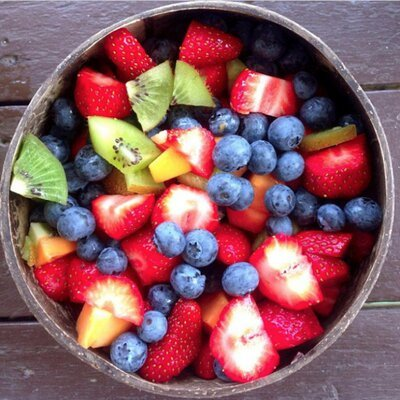
#> input picture CA1/Berries.jpg, 400 x 400 px
$ jupyter execute ca1.ipynb   (shell and % lines are left out)
#> lines starting #> are read from the running program, lines starting #| are printed output that depends on the picture; after the words box and inside, x2 and y2 are one past the last pixel; in counts of white or black regions, pixels touching at a corner belong together
[cell 1]
import cv2

import numpy as np

from matplotlib import pyplot as plt

# Problem 1 (Working with Images)

## (a)
Load an RGB color image and display the RGB image as well as the R, G, and B channels separately. Describe what you observe in each component

[cell 2]
img_filename = "Berries.jpg"
img = cv2.imread(img_filename)
#> img is the input picture: shape (400, 400, 3); mean B, G, R 98.8, 91.5, 136
img_rgb = cv2.cvtColor(img, cv2.COLOR_BGR2RGB)


plt.figure()
plt.imshow(img_rgb)


img_rgb = np.array(img_rgb)
img_r = img_rgb[..., 0]
img_g = img_rgb[..., 1]
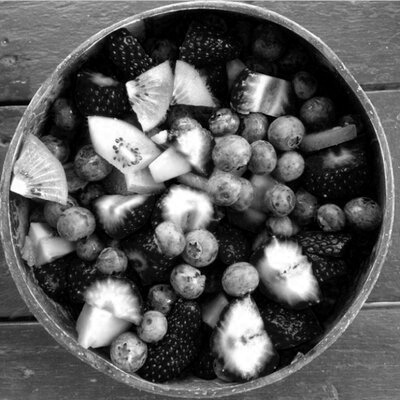
#> img_g: shape (400, 400); min 0, max 255, mean 91.5
img_b = img_rgb[..., 2]
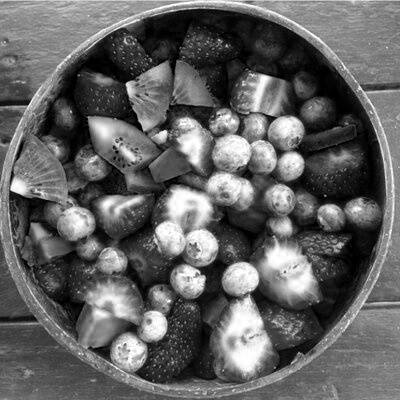
#> img_b: shape (400, 400); min 0, max 255, mean 98.8

plt.figure(figsize=(40, 20))
plt.subplot(1, 3, 1)
plt.imshow(img_r, cmap='gray')
plt.title("Red")

plt.subplot(1, 3, 2)
plt.imshow(img_g, cmap='gray')
plt.title("Green")

plt.subplot(1, 3, 3)
plt.imshow(img_b, cmap='gray')
plt.title("Blue")

plt.show()

#### (a) observations
- In red sub plane, the red part are extremely light, as all strawberries are light.
- In green sub plane, the green part are lighter, the fruit in green are light.
- In blue sub plane, the blue part are lighter, the blueberries are light.

## (b)
Convert the RGB image to the HSV colorspace and display the H, S, and V channels
separately. Describe your observations.

[cell 3]
img_hsv = cv2.cvtColor(img, cv2.COLOR_BGR2HSV)
#> img_hsv: shape (400, 400, 3); mean H, S, V 120, 118.6, 146.1

img_hsv = np.array(img_hsv)
img_h = img_hsv[..., 0]
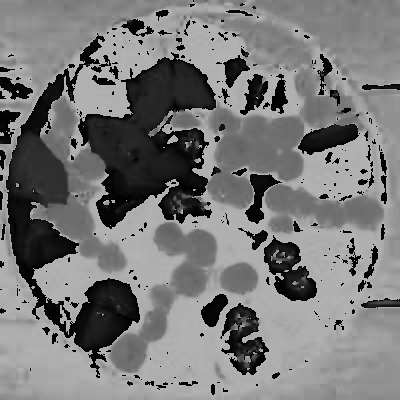
#> img_h: shape (400, 400); min 0, max 179, mean 120
img_s = img_hsv[..., 1]
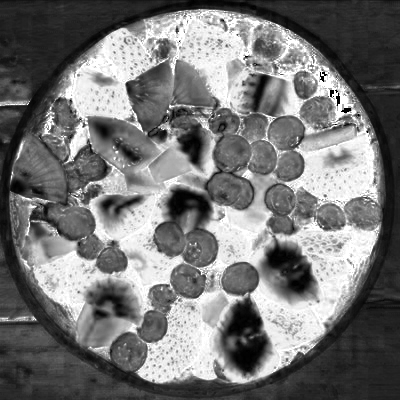
#> img_s: shape (400, 400); min 0, max 255, mean 118.6
img_v = img_hsv[..., 2]
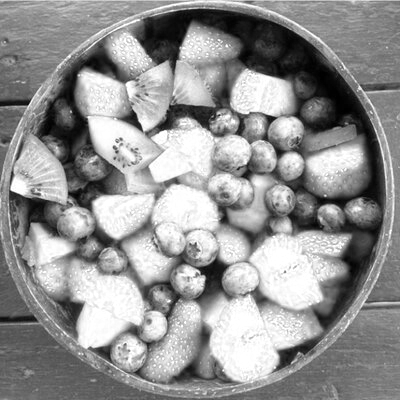
#> img_v: shape (400, 400); min 0, max 255, mean 146.1

plt.figure(figsize=(40, 20))
plt.subplot(1, 3, 1)
plt.imshow(img_h, cmap='gray')
plt.title("Hue")

plt.subplot(1, 3, 2)
plt.imshow(img_s, cmap='gray')
plt.title("Saturation")

plt.subplot(1, 3, 3)
plt.imshow(img_v, cmap='gray')
plt.title("Value")

plt.show()

#### (b) Observations
- In the hue plane, the green part is dark and the red part is light, while the blue part are in between.
- In the saturation plane, the strawberries (red) part is light.
- In the value plane, the image represents the image that was perceivable as a gray image.

## (c)
Detect blue pixels, defined by having a hue in range [110, 130]. Your detected pixels should be in the form of a binary mask. Use this mask to display only the blue pixels of your original image, with the non-blue pixels displayed as black.

[cell 4]
blue_mask = (img_h > 110) & (img_h < 130)
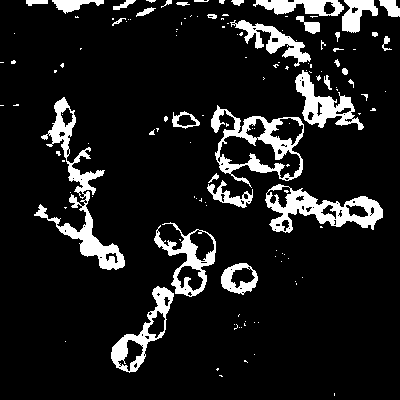
#> blue_mask: shape (400, 400) bool; 11.1% white; 133 white regions (99 under 20 px), largest, box (x1, y1, x2, y2) and area: (34, 97, 125, 270) 2963, (265, 184, 383, 233) 2330, (211, 105, 304, 188) 2295
plt.imshow(blue_mask, cmap='gray')
plt.show()

# Problem 2 (Contrast Enhancement)

## (a)
Load and display a low-contrast grayscale image

[cell 5]
img_filename = "low-contrast.jpg"
img = cv2.imread(img_filename)
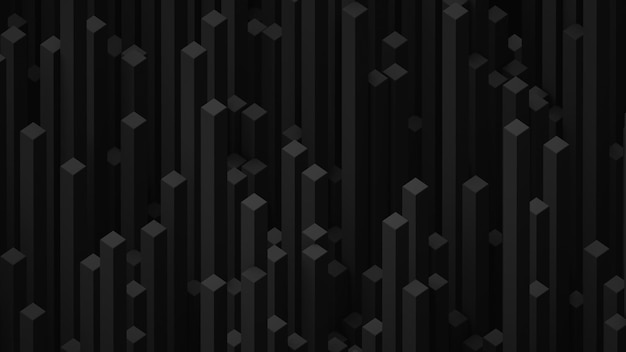
#> input picture CA1/low-contrast.jpg, 626 x 352 px
#> img is the input picture: shape (352, 626, 3); min 0, max 70, mean 18.6
img = cv2.cvtColor(img, cv2.COLOR_BGR2GRAY)
#> img: shape (352, 626)
plt.figure()
plt.imshow(img, cmap='gray')

## (b)
Calculate and plot the image’s histogram. Comment on the relation between the
image’s contrast and its histogram.

[cell 6]
import itertools
def hist(img):
    hist_array = np.zeros(256, dtype=int)
    for y, x in itertools.product(range(img.shape[0]), range(img.shape[1])):
        hist_array[img[y, x]] += 1
#> after the loop, hist_array = 256 values, max 23421 at index 11, min 0 at index 69, mean 860.8
    return hist_array

[cell 7]
hist_array = hist(img)
plt.bar(range(len(hist_array)), hist_array)
plt.title("Histogram")
plt.show()
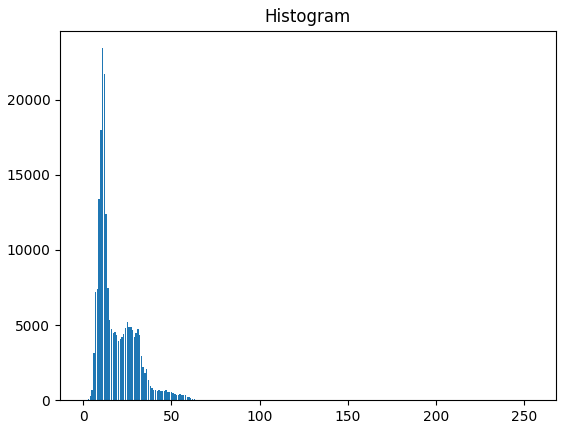
#> figure drawn by matplotlib, 1 panel; tallest bar 23421 high, from x = 10.6 to 11.4

#### (b) comment
- The pixel values for the gray image concentrates within the range of [0, 75].
- The image is low contrast and some of the difference between columns in the image is barely visible

## (c)
Recall, we derived in lecture that the cumulative distribution function (CDF) of the
histogram is the theoretic optimal histogram-equalization transformation function.
Plot the CDF of your histogram. Is this an appropriate equalization function? Why
or why not?

#### Comment
Yes, this is a appropriate equalization function since it assigns low value pixels with high values. Through the process, it would be able to compress the number of low value pixels and spread out the distribution for the pixel values of the image.

[cell 8]
cdf_array = hist_array.cumsum()
#> cdf_array = 256 values from 16 to 220352
cdf_array = cdf_array / cdf_array[-1] * 255
#> cdf_array = 256 values from 0.0185 to 255
plt.plot(range(len(cdf_array)), cdf_array)
plt.title("CDF")
plt.show()
#> figure, not shown here; curve peaks at x = 70, y = 255

## (d)
Apply the CDF as a transformation function to your image1
. Display your transformed image and its histogram. Has your image’s histogram been equalized? Comment on the your original image and histogram vs. the transformed image and
histogram

[cell 9]
img_enhanced = np.round(cdf_array[img]).astype(np.uint8)
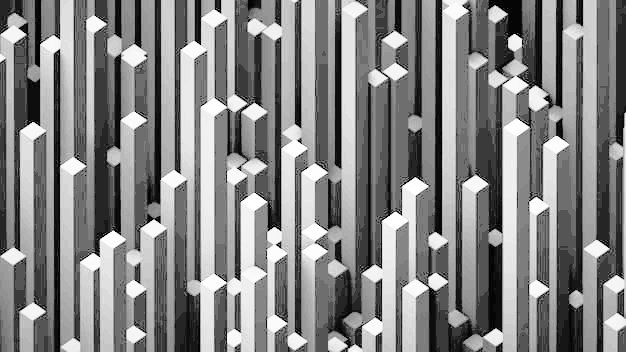
#> img_enhanced: shape (352, 626); min 0, max 255, mean 133.4
img_enhanced_hist_array = hist(img_enhanced)
#> img_enhanced_hist_array = 256 values, max 23421 at index 85, min 0 at index 2, mean 860.8
plt.figure(figsize=(20, 5))
plt.subplot(1, 2, 1)
plt.bar(range(len(img_enhanced_hist_array)), img_enhanced_hist_array)
plt.title("Enhanced Image Histogram")

plt.subplot(1, 2, 2)
plt.bar(range(len(hist_array)), hist_array)
plt.title("Original Image Histogram")
plt.show()
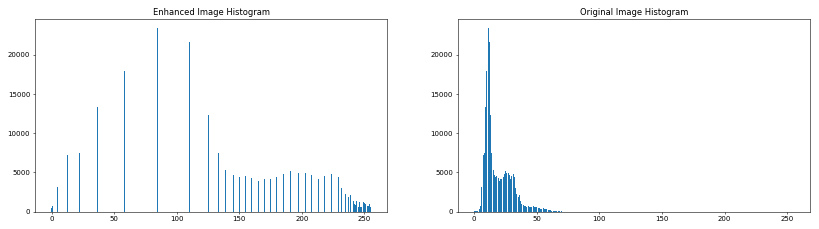
#> figure drawn by matplotlib, 2 panels; panel 1: tallest bar 23421 high, from x = 84.6 to 85.4; panel 2: tallest bar 23421 high, from x = 10.6 to 11.4

plt.figure()
plt.subplot(1, 2, 1)
plt.title("Enhanced Image")
plt.imshow(img_enhanced, cmap='gray')
plt.subplot(1, 2, 2)
plt.title("Original Image")
plt.imshow(img, cmap='gray')
plt.show()
